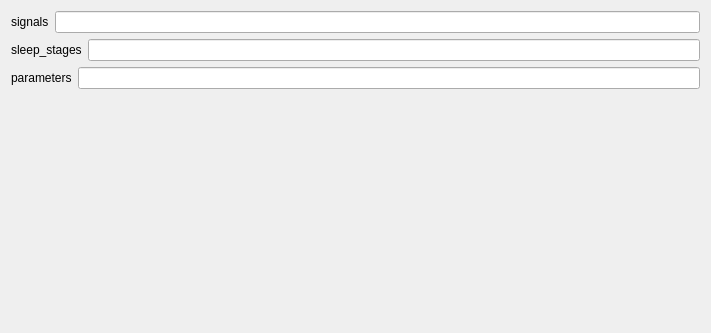
<?xml version="1.0" encoding="UTF-8"?>
<ui version="4.0">
 <class>EOGBaselineProcessSettingsView</class>
 <widget class="QWidget" name="EOGBaselineProcessSettingsView">
  <property name="geometry">
   <rect>
    <x>0</x>
    <y>0</y>
    <width>711</width>
    <height>333</height>
   </rect>
  </property>
  <property name="windowTitle">
   <string>Form</string>
  </property>
  <property name="styleSheet">
   <string notr="true">font: 12pt &quot;Roboto&quot;;</string>
  </property>
  <layout class="QVBoxLayout" name="verticalLayout">
   <item>
    <layout class="QHBoxLayout" name="signals_horizontalLayout">
     <item>
      <widget class="QLabel" name="signals_label">
       <property name="text">
        <string>signals</string>
       </property>
      </widget>
     </item>
     <item>
      <widget class="QLineEdit" name="signals_lineedit"/>
     </item>
    </layout>
   </item>
   <item>
    <layout class="QHBoxLayout" name="sleep_stages_horizontalLayout">
     <item>
      <widget class="QLabel" name="sleep_stages_label">
       <property name="text">
        <string>sleep_stages</string>
       </property>
      </widget>
     </item>
     <item>
      <widget class="QLineEdit" name="sleep_stages_lineedit"/>
     </item>
    </layout>
   </item>
   <item>
    <layout class="QHBoxLayout" name="parameters_horizontalLayout">
     <item>
      <widget class="QLabel" name="parameters_label">
       <property name="text">
        <string>parameters</string>
       </property>
      </widget>
     </item>
     <item>
      <widget class="QLineEdit" name="parameters_lineedit"/>
     </item>
    </layout>
   </item>
   <item>
    <spacer name="verticalSpacer">
     <property name="orientation">
      <enum>Qt::Vertical</enum>
     </property>
     <property name="sizeHint" stdset="0">
      <size>
       <width>20</width>
       <height>40</height>
      </size>
     </property>
    </spacer>
   </item>
  </layout>
 </widget>
 <resources>
  <include location="../../../../scinodes_poc/src/main/python/ui/themes/themes.qrc"/>
 </resources>
 <connections/>
</ui>
